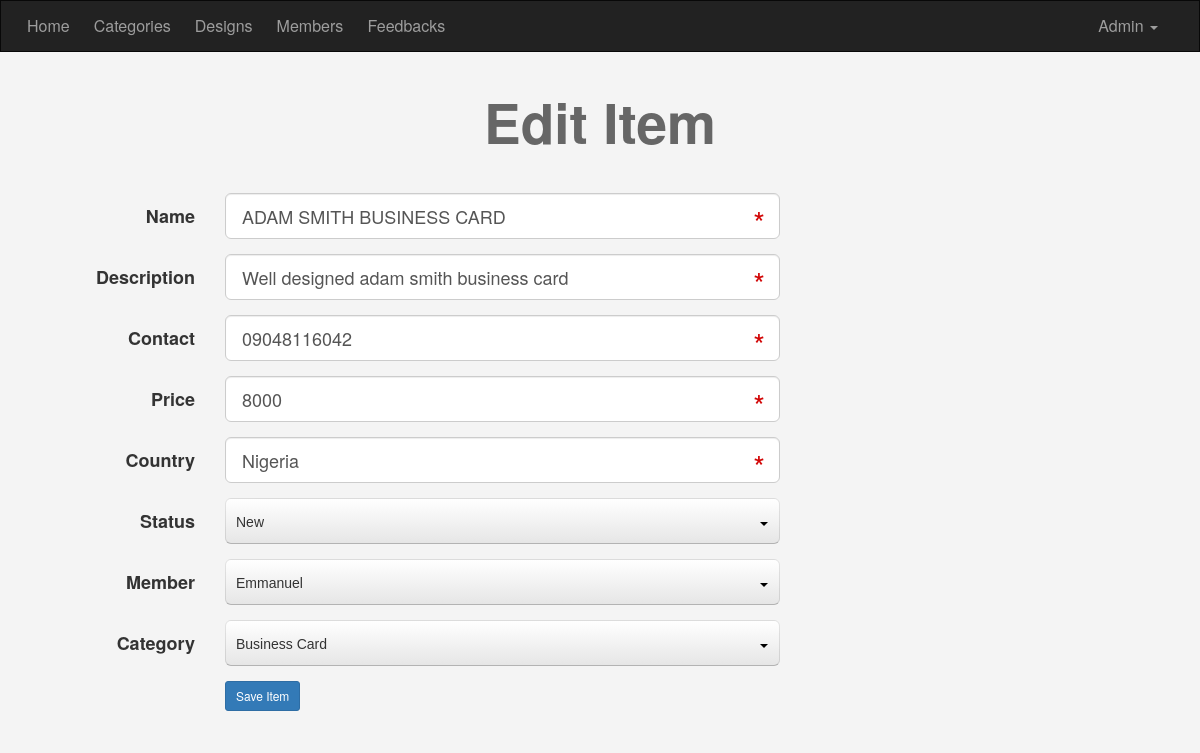
Page /admin/items.php?do=Edit&itemid=25 (signed in) on the committed database.
### tables this page shows
CREATE TABLE `items` (
  `Item_ID` int(11) NOT NULL,
  `Name` varchar(255) NOT NULL,
  `Description` text NOT NULL,
  `Price` varchar(255) NOT NULL,
  `Add_Date` date NOT NULL,
  `Country_Made` varchar(255) NOT NULL,
  `Status` varchar(255) NOT NULL,
  `Rating` smallint(6) NOT NULL,
  `Approve` tinyint(4) NOT NULL DEFAULT 0,
  `Cat_ID` int(11) NOT NULL,
  `Member_ID` int(11) NOT NULL,
  `picture` varchar(255) NOT NULL,
  `contact` varchar(255) NOT NULL
);

### admin/items.php (the view, shortened to what this page needs)
<?php
	if (isset($_SESSION['Username'])) {
		include 'init.php';
		$do = isset($_GET['do']) ? $_GET['do'] : 'Manage';
		if ($do == 'Manage') {
			$stmt = $con->prepare("SELECT
										items.*,
										categories.Name AS category_name,
										users.Username
									FROM
										items
									INNER JOIN
										categories
									ON
										categories.ID = items.Cat_ID
									INNER JOIN
										users
									ON
										users.UserID = items.Member_ID
									ORDER BY
										Item_ID DESC");
			$stmt->execute();
			$items = $stmt->fetchAll();
			if (! empty($items)) {
			?>
			<h1 class="text-center">Manage Designs</h1>
			<div class="container">
				<div class="table-responsive">
					<table class="main-table manage-members text-center table table-bordered">
						<tr>
							<td>Picture</td>
							<td>Design Name</td>
							<td>Price</td>
							<td>Adding Date</td>
							<td>Category</td>
							<td>Owner</td>
							<td>Action</td>
						</tr>
						<?php
							foreach($items as $item) {
								echo "<tr>";
									echo "<td>";
									if (empty($item['picture'])) {
										echo "<img src='uploads/default.png' alt='' />";
									} else {
										echo "<img src='uploads/items/" . $item['picture'] . "' alt='' />";
									}
									echo "</td>";
									echo "<td>" . $item['Name'] . "</td>";
									echo "<td>" . $item['Price'] . "</td>";
									echo "<td>" . $item['Add_Date'] ."</td>";
									echo "<td>" . $item['category_name'] ."</td>";
									echo "<td>" . $item['Username'] ."</td>";
									echo "<td>
										<a href='items.php?do=Edit&itemid=" . $item['Item_ID'] . "' class='btn btn-success'><i class='fa fa-edit'></i> Edit</a>
										<a href='items.php?do=Delete&itemid=" . $item['Item_ID'] . "' class='btn btn-danger confirm'><i class='fa fa-close'></i> Delete </a>";
										if ($item['Approve'] == 0) {
											echo "<a
													href='items.php?do=Approve&itemid=" . $item['Item_ID'] . "'
													class='btn btn-info activate'>
													<i class='fa fa-check'></i> Approve</a>";
										}
									echo "</td>";
								echo "</tr>";
							}
						?>
						<tr>
					</table>
				</div>
				<a href="items.php?do=Add" class="btn btn-sm btn-primary">
					<i class="fa fa-plus"></i> New Design
				</a>
			</div>
			<?php } else {
				echo '<div class="container">';
					echo '<div class="nice-message">There\'s No Designs To Show</div>';
					echo '<a href="items.php?do=Add" class="btn btn-sm btn-primary">
							<i class="fa fa-plus"></i> New Item
						</a>';
				echo '</div>';
			} ?>
			<?php
		} elseif ($do == 'Edit') {
			$itemid = isset($_GET['itemid']) && is_numeric($_GET['itemid']) ? intval($_GET['itemid']) : 0;
			$stmt = $con->prepare("SELECT * FROM items WHERE Item_ID = ?");
			$stmt->execute(array($itemid));
			$item = $stmt->fetch();
			$count = $stmt->rowCount();
			if ($count > 0) { ?>
				<h1 class="text-center">Edit Item</h1>
				<div class="container">
					<form class="form-horizontal" action="?do=Update" method="POST">
						<div class="form-group form-group-lg">
							<label class="col-sm-2 control-label">Name</label>
							<div class="col-sm-10 col-md-6">
								<input
									type="text"
									name="name"
									class="form-control"
									required="required"
									placeholder="Name of The Item"
									value="<?php echo $item['Name'] ?>" />
							</div>
						</div>
						<div class="form-group form-group-lg">
							<label class="col-sm-2 control-label">Description</label>
							<div class="col-sm-10 col-md-6">
								<input
									type="text"
									name="description"
									class="form-control"
									required="required"
									placeholder="Description of The Item"
									value="<?php echo $item['Description'] ?>" />
							</div>
						</div>
						<div class="form-group form-group-lg">
							<label class="col-sm-2 control-label">Contact</label>
							<div class="col-sm-10 col-md-6">
								<input
									type="text"
									name="contact"
									class="form-control"
									required="required"
									placeholder="Phone Number of the Item owner"
									value="<?php echo $item['contact'] ?>" />
							</div>
						</div>
						<div class="form-group form-group-lg">
							<label class="col-sm-2 control-label">Price</label>
							<div class="col-sm-10 col-md-6">
								<input
									type="text"
									name="price"
									class="form-control"
									required="required"
									placeholder="Price of The Item"
									value="<?php echo $item['Price'] ?>" />
							</div>
						</div>
						<div class="form-group form-group-lg">
							<label class="col-sm-2 control-label">Country</label>
							<div class="col-sm-10 col-md-6">
								<input
									type="text"
									name="country"
									class="form-control"
									required="required"
									placeholder="Country of Made"
									value="<?php echo $item['Country_Made'] ?>" />
							</div>
						</div>
						<div class="form-group form-group-lg">
							<label class="col-sm-2 control-label">Status</label>
							<div class="col-sm-10 col-md-6">
								<select name="status">
								</select>
							</div>
						</div>
						<div class="form-group form-group-lg">
							<label class="col-sm-2 control-label">Member</label>
							<div class="col-sm-10 col-md-6">
								<select name="member">
								</select>
							</div>
						</div>
						<div class="form-group form-group-lg">
							<label class="col-sm-2 control-label">Category</label>
							<div class="col-sm-10 col-md-6">
								<select name="category">
								</select>
							</div>
						</div>
						<div class="form-group form-group-lg">
							<div class="col-sm-offset-2 col-sm-10">
								<input type="submit" value="Save Item" class="btn btn-primary btn-sm" />
							</div>
						</div>
					</form>
				</div>
			<?php
			} else {
				echo "<div class='container'>";
				$theMsg = '<div class="alert alert-danger">Theres No Such ID</div>';
				redirectHome($theMsg);
				echo "</div>";
			}
		}
		include $tpl . 'footer.php';
	} else {
		header('Location: index.php');
		exit();
	}
?>

### admin/layout/css/backend.css (style rules this page uses)
body { background-color: #F4F4F4; font-size: 16px; height: 800px; }
.form-control { position: relative; }
h1 { font-size: 55px; margin: 40px 0; font-weight: bold; color: #666; }

### rows in the picture
items: name "ADAM SMITH BUSINESS CARD", description "Well designed adam smith business card", contact "09048116042", price "8000", country "Nigeria"

### other values in the picture
lang('HOME_ADMIN') "Home"
lang('CATEGORIES') "Categories"
lang('DESIGNS') "Designs"
lang('MEMBERS') "Members"
lang('FEEDBACKS') "Feedbacks"
